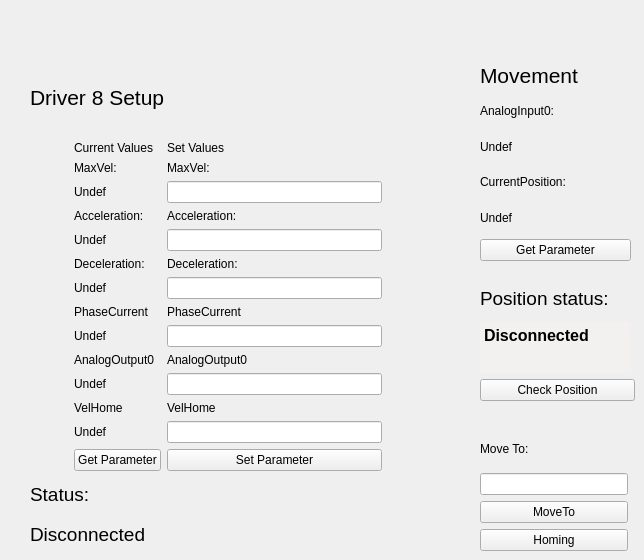
          <widget class="QWidget" name="tab_10">
           <attribute name="title">
            <string>8</string>
           </attribute>
           <attribute name="toolTip">
            <string>Driver 8 Setup and Movimentation</string>
           </attribute>
           <widget class="QWidget" name="layoutWidget_19">
            <property name="geometry">
             <rect>
              <x>480</x>
              <y>430</y>
              <width>148</width>
              <height>121</height>
             </rect>
            </property>
            <layout class="QVBoxLayout" name="verticalLayout_65">
             <item>
              <widget class="QLabel" name="label_243">
               <property name="text">
                <string>Move To:</string>
               </property>
              </widget>
             </item>
             <item>
              <widget class="QLineEdit" name="LineEditMoveToValue_8">
               <property name="toolTip">
                <string>Position to move driver 8</string>
               </property>
              </widget>
             </item>
             <item>
              <widget class="QPushButton" name="MoveTo_8">
               <property name="toolTip">
                <string>Move driver 8 to the position specified above</string>
               </property>
               <property name="text">
                <string>MoveTo</string>
               </property>
              </widget>
             </item>
             <item>
              <widget class="QPushButton" name="Homing_8">
               <property name="toolTip">
                <string>Execute the driver 8 homing procedure</string>
               </property>
               <property name="text">
                <string>Homing</string>
               </property>
              </widget>
             </item>
            </layout>
           </widget>
           <widget class="QWidget" name="layoutWidget_21">
            <property name="geometry">
             <rect>
              <x>480</x>
              <y>60</y>
              <width>151</width>
              <height>201</height>
             </rect>
            </property>
            <layout class="QVBoxLayout" name="verticalLayout_66">
             <item>
              <widget class="QLabel" name="label_246">
               <property name="font">
                <font>
                 <pointsize>16</pointsize>
                </font>
               </property>
               <property name="text">
                <string>Movement</string>
               </property>
              </widget>
             </item>
             <item>
              <widget class="QLabel" name="label_247">
               <property name="text">
                <string>AnalogInput0:</string>
               </property>
              </widget>
             </item>
             <item>
              <widget class="QLabel" name="LabelMovAnalogInput0_8">
               <property name="toolTip">
                <string>Current value of driver 8 AnalogInput(0)</string>
               </property>
               <property name="text">
                <string>Undef</string>
               </property>
              </widget>
             </item>
             <item>
              <widget class="QLabel" name="label_248">
               <property name="text">
                <string>CurrentPosition:</string>
               </property>
              </widget>
             </item>
             <item>
              <widget class="QLabel" name="LabelMovCurrentPosition_8">
               <property name="toolTip">
                <string>Current value of driver 8 CurrentPosition</string>
               </property>
               <property name="text">
                <string>Undef</string>
               </property>
              </widget>
             </item>
             <item>
              <widget class="QPushButton" name="GetParameterMov_8">
               <property name="toolTip">
                <string>Get position parameters of driver 8</string>
               </property>
               <property name="text">
                <string>Get Parameter</string>
               </property>
              </widget>
             </item>
            </layout>
           </widget>
           <widget class="QWidget" name="layoutWidget_20">
            <property name="geometry">
             <rect>
              <x>30</x>
              <y>60</y>
              <width>352</width>
              <height>491</height>
             </rect>
            </property>
            <layout class="QGridLayout" name="gridLayout_41">
             <item row="0" column="0" colspan="3">
              <widget class="QLabel" name="label_128">
               <property name="font">
                <font>
                 <pointsize>16</pointsize>
                </font>
               </property>
               <property name="text">
                <string>Driver 8 Setup</string>
               </property>
              </widget>
             </item>
             <item row="1" column="0">
              <layout class="QVBoxLayout" name="verticalLayout_18">
               <item>
                <widget class="QLabel" name="Images_8">
                 <property name="minimumSize">
                  <size>
                   <width>0</width>
                   <height>100</height>
                  </size>
                 </property>
                 <property name="maximumSize">
                  <size>
                   <width>200</width>
                   <height>150</height>
                  </size>
                 </property>
                 <property name="text">
                  <string/>
                 </property>
                 <property name="pixmap">
                  <pixmap resource="file.qrc">:/Driver.jpg</pixmap>
                 </property>
                 <property name="scaledContents">
                  <bool>true</bool>
                 </property>
                </widget>
               </item>
               <item>
                <widget class="QLabel" name="label_129">
                 <property name="text">
                  <string/>
                 </property>
                </widget>
               </item>
              </layout>
             </item>
             <item row="1" column="1">
              <widget class="QLabel" name="label_362">
               <property name="minimumSize">
                <size>
                 <width>25</width>
                 <height>0</height>
                </size>
               </property>
               <property name="text">
                <string/>
               </property>
              </widget>
             </item>
             <item row="1" column="2">
              <layout class="QGridLayout" name="gridLayout_19">
               <item row="0" column="0">
                <widget class="QLabel" name="label_130">
                 <property name="text">
                  <string>Current Values</string>
                 </property>
                </widget>
               </item>
               <item row="0" column="1">
                <widget class="QLabel" name="label_131">
                 <property name="text">
                  <string>Set Values</string>
                 </property>
                </widget>
               </item>
               <item row="1" column="0">
                <widget class="QLabel" name="label_132">
                 <property name="text">
                  <string>MaxVel:</string>
                 </property>
                </widget>
               </item>
               <item row="1" column="1">
                <widget class="QLabel" name="label_133">
                 <property name="text">
                  <string>MaxVel:</string>
                 </property>
                </widget>
               </item>
               <item row="2" column="0">
                <widget class="QLabel" name="LabelMaxVelSetup_8">
                 <property name="toolTip">
                  <string>Current value of driver 8 MaxVel</string>
                 </property>
                 <property name="text">
                  <string>Undef</string>
                 </property>
                </widget>
               </item>
               <item row="2" column="1">
                <widget class="QLineEdit" name="LineEditMaxVelSetup_8">
                 <property name="toolTip">
                  <string>&lt;html&gt;&lt;head/&gt;&lt;body&gt;&lt;p&gt;MaxVel of driver 8 to set&lt;/p&gt;&lt;/body&gt;&lt;/html&gt;</string>
                 </property>
                </widget>
               </item>
               <item row="3" column="0">
                <widget class="QLabel" name="label_134">
                 <property name="text">
                  <string>Acceleration:</string>
                 </property>
                </widget>
               </item>
               <item row="3" column="1">
                <widget class="QLabel" name="label_135">
                 <property name="text">
                  <string>Acceleration:</string>
                 </property>
                </widget>
               </item>
               <item row="4" column="0">
                <widget class="QLabel" name="LabelAccelerationSetup_8">
                 <property name="toolTip">
                  <string>Current value of driver 8 Acceleration</string>
                 </property>
                 <property name="text">
                  <string>Undef</string>
                 </property>
                </widget>
               </item>
               <item row="4" column="1">
                <widget class="QLineEdit" name="LineEditAccelerationSetup_8">
                 <property name="toolTip">
                  <string>&lt;html&gt;&lt;head/&gt;&lt;body&gt;&lt;p&gt;Acceleration of driver 8 to set&lt;/p&gt;&lt;/body&gt;&lt;/html&gt;</string>
                 </property>
                </widget>
               </item>
               <item row="5" column="0">
                <widget class="QLabel" name="label_136">
                 <property name="text">
                  <string>Deceleration:</string>
                 </property>
                </widget>
               </item>
               <item row="5" column="1">
                <widget class="QLabel" name="label_137">
                 <property name="text">
                  <string>Deceleration:</string>
                 </property>
                </widget>
               </item>
               <item row="6" column="0">
                <widget class="QLabel" name="LabelDecelerationSetup_8">
                 <property name="toolTip">
                  <string>Current value of driver 8 Deceleration</string>
                 </property>
                 <property name="text">
                  <string>Undef</string>
                 </property>
                </widget>
               </item>
               <item row="6" column="1">
                <widget class="QLineEdit" name="LineEditDecelerationSetup_8">
                 <property name="toolTip">
                  <string>&lt;html&gt;&lt;head/&gt;&lt;body&gt;&lt;p&gt;Deceleration of driver 8 to set&lt;/p&gt;&lt;/body&gt;&lt;/html&gt;</string>
                 </property>
                </widget>
               </item>
               <item row="7" column="0">
                <widget class="QLabel" name="label_138">
                 <property name="text">
                  <string>PhaseCurrent</string>
                 </property>
                </widget>
               </item>
               <item row="7" column="1">
                <widget class="QLabel" name="label_139">
                 <property name="text">
                  <string>PhaseCurrent</string>
                 </property>
                </widget>
               </item>
               <item row="8" column="0">
                <widget class="QLabel" name="LabelPhaseCurrentSetup_8">
                 <property name="toolTip">
                  <string>Current value of driver 8 PhaseCurrent</string>
                 </property>
                 <property name="text">
                  <string>Undef</string>
                 </property>
                </widget>
               </item>
               <item row="8" column="1">
                <widget class="QLineEdit" name="LineEditPhaseCurrentSetup_8">
                 <property name="toolTip">
                  <string>&lt;html&gt;&lt;head/&gt;&lt;body&gt;&lt;p&gt; PhaseCurrent of driver 8 to set&lt;/p&gt;&lt;/body&gt;&lt;/html&gt;</string>
                 </property>
                </widget>
               </item>
               <item row="9" column="0">
                <widget class="QLabel" name="label_140">
                 <property name="text">
                  <string>AnalogOutput0</string>
                 </property>
                </widget>
               </item>
               <item row="9" column="1">
                <widget class="QLabel" name="label_141">
                 <property name="text">
                  <string>AnalogOutput0</string>
                 </property>
                </widget>
               </item>
               <item row="10" column="0">
                <widget class="QLabel" name="LabelAnalogOutputSetup_8">
                 <property name="toolTip">
                  <string>Current value of driver 8 AnalogOutput(0)</string>
                 </property>
                 <property name="text">
                  <string>Undef</string>
                 </property>
                </widget>
               </item>
               <item row="10" column="1">
                <widget class="QLineEdit" name="LineEditAnalogOutputSetup_8">
                 <property name="toolTip">
                  <string>&lt;html&gt;&lt;head/&gt;&lt;body&gt;&lt;p&gt; AnalogOutput(0) of driver 8 to set&lt;/p&gt;&lt;/body&gt;&lt;/html&gt;</string>
                 </property>
                </widget>
               </item>
               <item row="11" column="0">
                <widget class="QLabel" name="label_363">
                 <property name="text">
                  <string>VelHome</string>
                 </property>
                </widget>
               </item>
               <item row="11" column="1">
                <widget class="QLabel" name="label_364">
                 <property name="text">
                  <string>VelHome</string>
                 </property>
                </widget>
               </item>
               <item row="12" column="0">
                <widget class="QLabel" name="LabelVelHomeSetup_8">
                 <property name="toolTip">
                  <string>Current value of driver 8 VelHome</string>
                 </property>
                 <property name="text">
                  <string>Undef</string>
                 </property>
                </widget>
               </item>
               <item row="12" column="1">
                <widget class="QLineEdit" name="LineEditVelHomeSetup_8">
                 <property name="toolTip">
                  <string>&lt;html&gt;&lt;head/&gt;&lt;body&gt;&lt;p&gt; VelHome of driver 8 to set&lt;/p&gt;&lt;/body&gt;&lt;/html&gt;</string>
                 </property>
                </widget>
               </item>
               <item row="13" column="0">
                <widget class="QPushButton" name="GetParameterDriver_8">
                 <property name="toolTip">
                  <string>&lt;html&gt;&lt;head/&gt;&lt;body&gt;&lt;p&gt;Get the current parameter of the driver 8&lt;/p&gt;&lt;/body&gt;&lt;/html&gt;</string>
                 </property>
                 <property name="text">
                  <string>Get Parameter</string>
                 </property>
                </widget>
               </item>
               <item row="13" column="1">
                <widget class="QPushButton" name="SetParameterDriver_8">
                 <property name="toolTip">
                  <string>&lt;html&gt;&lt;head/&gt;&lt;body&gt;&lt;p&gt;Set parameter of driver 8. Nota bene: in order to accomplished the command you have to set all the fields above.&lt;/p&gt;&lt;/body&gt;&lt;/html&gt;</string>
                 </property>
                 <property name="text">
                  <string>Set Parameter</string>
                 </property>
                </widget>
               </item>
              </layout>
             </item>
             <item row="2" column="0" colspan="3">
              <layout class="QVBoxLayout" name="verticalLayout_19">
               <item>
                <widget class="QLabel" name="label_142">
                 <property name="font">
                  <font>
                   <pointsize>14</pointsize>
                  </font>
                 </property>
                 <property name="text">
                  <string>Status:</string>
                 </property>
                </widget>
               </item>
               <item>
                <widget class="QLabel" name="LabelStatusDriver8">
                 <property name="font">
                  <font>
                   <pointsize>14</pointsize>
                  </font>
                 </property>
                 <property name="toolTip">
                  <string>Driver 8 Status</string>
                 </property>
                 <property name="text">
                  <string>Disconnected</string>
                 </property>
                </widget>
               </item>
              </layout>
             </item>
            </layout>
           </widget>
           <widget class="QWidget" name="layoutWidget_48">
            <property name="geometry">
             <rect>
              <x>480</x>
              <y>280</y>
              <width>155</width>
              <height>121</height>
             </rect>
            </property>
            <layout class="QVBoxLayout" name="verticalLayout_85">
             <item>
              <layout class="QVBoxLayout" name="verticalLayout_42">
               <item>
                <widget class="QLabel" name="label_317">
                 <property name="font">
                  <font>
                   <pointsize>14</pointsize>
                  </font>
                 </property>
                 <property name="text">
                  <string>Position status:</string>
                 </property>
                </widget>
               </item>
               <item>
                <widget class="QTextEdit" name="LabelPositionStatus_8">
                 <property name="maximumSize">
                  <size>
                   <width>151</width>
                   <height>51</height>
                  </size>
                 </property>
                 <property name="palette">
                  <palette>
                   <active>
                    <colorrole role="Base">
                     <brush brushstyle="SolidPattern">
                      <color alpha="255">
                       <red>242</red>
                       <green>241</green>
                       <blue>240</blue>
                      </color>
                     </brush>
                    </colorrole>
                   </active>
                   <inactive>
                    <colorrole role="Base">
                     <brush brushstyle="SolidPattern">
                      <color alpha="255">
                       <red>242</red>
                       <green>241</green>
                       <blue>240</blue>
                      </color>
                     </brush>
                    </colorrole>
                   </inactive>
                   <disabled>
                    <colorrole role="Base">
                     <brush brushstyle="SolidPattern">
                      <color alpha="255">
                       <red>255</red>
                       <green>255</green>
                       <blue>255</blue>
                      </color>
                     </brush>
                    </colorrole>
                   </disabled>
                  </palette>
                 </property>
                 <property name="font">
                  <font>
                   <pointsize>12</pointsize>
                   <weight>75</weight>
                   <bold>true</bold>
                  </font>
                 </property>
                 <property name="toolTip">
                  <string>&lt;html&gt;&lt;head/&gt;&lt;body&gt;&lt;p&gt;&lt;span style=&quot; font-size:11pt; font-weight:400;&quot;&gt;Here is printed the correspondence between the estimated position and the CurrentPosition of the driver 8.&lt;/span&gt;&lt;/p&gt;&lt;/body&gt;&lt;/html&gt;</string>
                 </property>
                 <property name="frameShape">
                  <enum>QFrame::NoFrame</enum>
                 </property>
                 <property name="html">
                  <string>&lt;!DOCTYPE HTML PUBLIC &quot;-//W3C//DTD HTML 4.0//EN&quot; &quot;http://www.w3.org/TR/REC-html40/strict.dtd&quot;&gt;
&lt;html&gt;&lt;head&gt;&lt;meta name=&quot;qrichtext&quot; content=&quot;1&quot; /&gt;&lt;style type=&quot;text/css&quot;&gt;
p, li { white-space: pre-wrap; }
&lt;/style&gt;&lt;/head&gt;&lt;body style=&quot; font-family:'.SF NS Text'; font-size:12pt; font-weight:600; font-style:normal;&quot;&gt;
&lt;p style=&quot; margin-top:0px; margin-bottom:0px; margin-left:0px; margin-right:0px; -qt-block-indent:0; text-indent:0px;&quot;&gt;&lt;span style=&quot; font-family:'Ubuntu';&quot;&gt;Disconnected&lt;/span&gt;&lt;/p&gt;&lt;/body&gt;&lt;/html&gt;</string>
                 </property>
                 <property name="textInteractionFlags">
                  <set>Qt::TextSelectableByMouse</set>
                 </property>
                </widget>
               </item>
              </layout>
             </item>
             <item>
              <widget class="QPushButton" name="CheckPositionButton_8">
               <property name="toolTip">
                <string>&lt;html&gt;&lt;head/&gt;&lt;body&gt;&lt;p&gt;Verify the correspondence between the estimated position and the current position of the driver 8.&lt;/p&gt;&lt;/body&gt;&lt;/html&gt;</string>
               </property>
               <property name="text">
                <string>Check Position</string>
               </property>
              </widget>
             </item>
            </layout>
           </widget>
          </widget>
